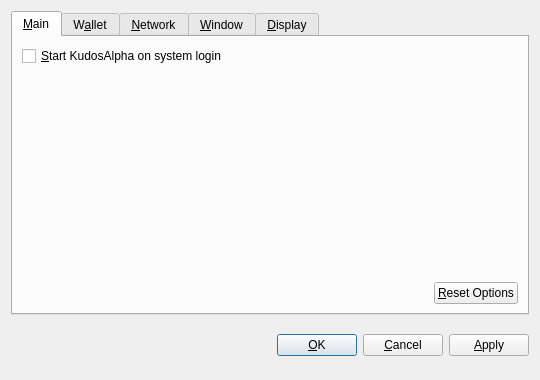
<?xml version="1.0" encoding="UTF-8"?>
<ui version="4.0">
 <class>OptionsDialog</class>
 <widget class="QDialog" name="OptionsDialog">
  <property name="geometry">
   <rect>
    <x>0</x>
    <y>0</y>
    <width>540</width>
    <height>380</height>
   </rect>
  </property>
  <property name="windowTitle">
   <string>Options</string>
  </property>
  <property name="modal">
   <bool>true</bool>
  </property>
  <layout class="QVBoxLayout" name="verticalLayout">
   <item>
    <widget class="QTabWidget" name="tabWidget">
     <property name="tabPosition">
      <enum>QTabWidget::North</enum>
     </property>
     <property name="currentIndex">
      <number>0</number>
     </property>
     <widget class="QWidget" name="tabMain">
      <attribute name="title">
       <string>&amp;Main</string>
      </attribute>
      <layout class="QVBoxLayout" name="verticalLayout_Main">
       <item>
        <widget class="QCheckBox" name="bitcoinAtStartup">
         <property name="toolTip">
          <string>Automatically start KudosAlpha after logging in to the system.</string>
         </property>
         <property name="text">
          <string>&amp;Start KudosAlpha on system login</string>
         </property>
        </widget>
       </item>
       <item>
        <spacer name="verticalSpacer_Main">
         <property name="orientation">
          <enum>Qt::Vertical</enum>
         </property>
         <property name="sizeHint" stdset="0">
          <size>
           <width>20</width>
           <height>40</height>
          </size>
         </property>
        </spacer>
       </item>
       <item>
        <layout class="QHBoxLayout" name="horizontalLayout_2_Main">
         <item>
          <spacer name="horizontalSpacer_2_Main">
           <property name="orientation">
            <enum>Qt::Horizontal</enum>
           </property>
           <property name="sizeHint" stdset="0">
            <size>
             <width>40</width>
             <height>20</height>
            </size>
           </property>
          </spacer>
         </item>
         <item>
          <widget class="QPushButton" name="resetButton">
           <property name="toolTip">
            <string>Reset all client options to default.</string>
           </property>
           <property name="text">
            <string>&amp;Reset Options</string>
           </property>
           <property name="autoDefault">
            <bool>false</bool>
           </property>
          </widget>
         </item>
        </layout>
       </item>
      </layout>
     </widget>
     <widget class="QWidget" name="tabWallet">
      <attribute name="title">
       <string>W&amp;allet</string>
      </attribute>
      <layout class="QVBoxLayout" name="verticalLayout_Network">
       <item>
        <widget class="QLabel" name="transactionFeeInfoLabel">
         <property name="text">
          <string>Optional transaction fee per kB that helps make sure your transactions are processed quickly. Most transactions are 1 kB.</string>
         </property>
         <property name="textFormat">
          <enum>Qt::PlainText</enum>
         </property>
         <property name="wordWrap">
          <bool>true</bool>
         </property>
        </widget>
       </item>
       <item>
        <layout class="QHBoxLayout" name="horizontalLayout_1_Main">
         <item>
          <widget class="QLabel" name="transactionFeeLabel">
           <property name="text">
            <string>Pay transaction &amp;fee</string>
           </property>
           <property name="textFormat">
            <enum>Qt::PlainText</enum>
           </property>
           <property name="buddy">
            <cstring>transactionFee</cstring>
           </property>
          </widget>
         </item>
         <item>
          <widget class="BitcoinAmountField" name="transactionFee"/>
         </item>
         <item>
          <spacer name="horizontalSpacer_1_Main">
           <property name="orientation">
            <enum>Qt::Horizontal</enum>
           </property>
           <property name="sizeHint" stdset="0">
            <size>
             <width>40</width>
             <height>20</height>
            </size>
           </property>
          </spacer>
         </item>
        </layout>
       </item>
       <item>
        <widget class="QLabel" name="label">
         <property name="text">
          <string>If you disable the spending of unconfirmed change, the change from a transaction cannot be used until that transaction has at least one confirmation. This also affects how your balance is computed.</string>
         </property>
         <property name="wordWrap">
          <bool>true</bool>
         </property>
        </widget>
       </item>
       <item>
        <widget class="QCheckBox" name="spendZeroConfChange">
         <property name="text">
          <string>Spend unconfirmed change  (experts only)</string>
         </property>
        </widget>
       </item>
       <item>
        <spacer name="verticalSpacer">
         <property name="orientation">
          <enum>Qt::Vertical</enum>
         </property>
         <property name="sizeHint" stdset="0">
          <size>
           <width>20</width>
           <height>40</height>
          </size>
         </property>
        </spacer>
       </item>
      </layout>
     </widget>
     <widget class="QWidget" name="tabNetwork">
      <attribute name="title">
       <string>&amp;Network</string>
      </attribute>
      <layout class="QVBoxLayout" name="verticalLayout_Network">
       <item>
        <widget class="QCheckBox" name="mapPortUpnp">
         <property name="toolTip">
          <string>Automatically open the KudosAlpha client port on the router. This only works when your router supports UPnP and it is enabled.</string>
         </property>
         <property name="text">
          <string>Map port using &amp;UPnP</string>
         </property>
        </widget>
       </item>
       <item>
        <widget class="QCheckBox" name="connectSocks">
         <property name="toolTip">
          <string>Connect to the KudosAlpha network through a SOCKS proxy (e.g. when connecting through Tor).</string>
         </property>
         <property name="text">
          <string>&amp;Connect through SOCKS proxy:</string>
         </property>
        </widget>
       </item>
       <item>
        <layout class="QHBoxLayout" name="horizontalLayout_Network">
         <item>
          <widget class="QLabel" name="proxyIpLabel">
           <property name="text">
            <string>Proxy &amp;IP:</string>
           </property>
           <property name="textFormat">
            <enum>Qt::PlainText</enum>
           </property>
           <property name="buddy">
            <cstring>proxyIp</cstring>
           </property>
          </widget>
         </item>
         <item>
          <widget class="QValidatedLineEdit" name="proxyIp">
           <property name="maximumSize">
            <size>
             <width>140</width>
             <height>16777215</height>
            </size>
           </property>
           <property name="toolTip">
            <string>IP address of the proxy (e.g. 127.0.0.1)</string>
           </property>
          </widget>
         </item>
         <item>
          <widget class="QLabel" name="proxyPortLabel">
           <property name="text">
            <string>&amp;Port:</string>
           </property>
           <property name="textFormat">
            <enum>Qt::PlainText</enum>
           </property>
           <property name="buddy">
            <cstring>proxyPort</cstring>
           </property>
          </widget>
         </item>
         <item>
          <widget class="QLineEdit" name="proxyPort">
           <property name="maximumSize">
            <size>
             <width>55</width>
             <height>16777215</height>
            </size>
           </property>
           <property name="toolTip">
            <string>Port of the proxy (e.g. 9050)</string>
           </property>
          </widget>
         </item>
         <item>
          <widget class="QLabel" name="socksVersionLabel">
           <property name="text">
            <string>SOCKS &amp;Version:</string>
           </property>
           <property name="textFormat">
            <enum>Qt::PlainText</enum>
           </property>
           <property name="buddy">
            <cstring>socksVersion</cstring>
           </property>
          </widget>
         </item>
         <item>
          <widget class="QValueComboBox" name="socksVersion">
           <property name="toolTip">
            <string>SOCKS version of the proxy (e.g. 5)</string>
           </property>
          </widget>
         </item>
         <item>
          <spacer name="horizontalSpacer_Network">
           <property name="orientation">
            <enum>Qt::Horizontal</enum>
           </property>
           <property name="sizeHint" stdset="0">
            <size>
             <width>40</width>
             <height>20</height>
            </size>
           </property>
          </spacer>
         </item>
        </layout>
       </item>
       <item>
        <spacer name="verticalSpacer_Network">
         <property name="orientation">
          <enum>Qt::Vertical</enum>
         </property>
         <property name="sizeHint" stdset="0">
          <size>
           <width>20</width>
           <height>40</height>
          </size>
         </property>
        </spacer>
       </item>
      </layout>
     </widget>
     <widget class="QWidget" name="tabWindow">
      <attribute name="title">
       <string>&amp;Window</string>
      </attribute>
      <layout class="QVBoxLayout" name="verticalLayout_Window">
       <item>
        <widget class="QCheckBox" name="minimizeToTray">
         <property name="toolTip">
          <string>Show only a tray icon after minimizing the window.</string>
         </property>
         <property name="text">
          <string>&amp;Minimize to the tray instead of the taskbar</string>
         </property>
        </widget>
       </item>
       <item>
        <widget class="QCheckBox" name="minimizeOnClose">
         <property name="toolTip">
          <string>Minimize instead of exit the application when the window is closed. When this option is enabled, the application will be closed only after selecting Quit in the menu.</string>
         </property>
         <property name="text">
          <string>M&amp;inimize on close</string>
         </property>
        </widget>
       </item>
       <item>
        <spacer name="verticalSpacer_Window">
         <property name="orientation">
          <enum>Qt::Vertical</enum>
         </property>
         <property name="sizeHint" stdset="0">
          <size>
           <width>20</width>
           <height>40</height>
          </size>
         </property>
        </spacer>
       </item>
      </layout>
     </widget>
     <widget class="QWidget" name="tabDisplay">
      <attribute name="title">
       <string>&amp;Display</string>
      </attribute>
      <layout class="QVBoxLayout" name="verticalLayout_Display">
       <item>
        <layout class="QHBoxLayout" name="horizontalLayout_1_Display">
         <item>
          <widget class="QLabel" name="langLabel">
           <property name="text">
            <string>User Interface &amp;language:</string>
           </property>
           <property name="textFormat">
            <enum>Qt::PlainText</enum>
           </property>
           <property name="buddy">
            <cstring>lang</cstring>
           </property>
          </widget>
         </item>
         <item>
          <widget class="QValueComboBox" name="lang">
           <property name="toolTip">
            <string>The user interface language can be set here. This setting will take effect after restarting KudosAlpha.</string>
           </property>
          </widget>
         </item>
        </layout>
       </item>
       <item>
        <layout class="QHBoxLayout" name="horizontalLayout_2_Display">
         <item>
          <widget class="QLabel" name="unitLabel">
           <property name="text">
            <string>&amp;Unit to show amounts in:</string>
           </property>
           <property name="textFormat">
            <enum>Qt::PlainText</enum>
           </property>
           <property name="buddy">
            <cstring>unit</cstring>
           </property>
          </widget>
         </item>
         <item>
          <widget class="QValueComboBox" name="unit">
           <property name="toolTip">
            <string>Choose the default subdivision unit to show in the interface and when sending coins.</string>
           </property>
          </widget>
         </item>
        </layout>
       </item>
       <item>
        <widget class="QCheckBox" name="displayAddresses">
         <property name="toolTip">
          <string>Whether to show KudosAlpha addresses in the transaction list or not.</string>
         </property>
         <property name="text">
          <string>&amp;Display addresses in transaction list</string>
         </property>
        </widget>
       </item>
       <item>
        <widget class="QCheckBox" name="coinControlFeatures">
         <property name="toolTip">
          <string>Whether to show coin control features or not.</string>
         </property>
         <property name="text">
          <string>Display coin &amp;control features (experts only!)</string>
         </property>
        </widget>
       </item>
       <item>
        <spacer name="verticalSpacer_Display">
         <property name="orientation">
          <enum>Qt::Vertical</enum>
         </property>
         <property name="sizeHint" stdset="0">
          <size>
           <width>20</width>
           <height>40</height>
          </size>
         </property>
        </spacer>
       </item>
      </layout>
     </widget>
    </widget>
   </item>
   <item>
    <layout class="QHBoxLayout" name="horizontalLayout_Buttons">
     <item>
      <spacer name="horizontalSpacer_1">
       <property name="orientation">
        <enum>Qt::Horizontal</enum>
       </property>
       <property name="sizeHint" stdset="0">
        <size>
         <width>40</width>
         <height>48</height>
        </size>
       </property>
      </spacer>
     </item>
     <item>
      <widget class="QLabel" name="statusLabel">
       <property name="font">
        <font>
         <weight>75</weight>
         <bold>true</bold>
        </font>
       </property>
       <property name="text">
        <string/>
       </property>
       <property name="textFormat">
        <enum>Qt::PlainText</enum>
       </property>
       <property name="wordWrap">
        <bool>true</bool>
       </property>
      </widget>
     </item>
     <item>
      <spacer name="horizontalSpacer_2">
       <property name="orientation">
        <enum>Qt::Horizontal</enum>
       </property>
       <property name="sizeHint" stdset="0">
        <size>
         <width>40</width>
         <height>48</height>
        </size>
       </property>
      </spacer>
     </item>
     <item>
      <widget class="QPushButton" name="okButton">
       <property name="text">
        <string>&amp;OK</string>
       </property>
      </widget>
     </item>
     <item>
      <widget class="QPushButton" name="cancelButton">
       <property name="text">
        <string>&amp;Cancel</string>
       </property>
       <property name="autoDefault">
        <bool>false</bool>
       </property>
      </widget>
     </item>
     <item>
      <widget class="QPushButton" name="applyButton">
       <property name="text">
        <string>&amp;Apply</string>
       </property>
       <property name="autoDefault">
        <bool>false</bool>
       </property>
      </widget>
     </item>
    </layout>
   </item>
  </layout>
 </widget>
 <customwidgets>
  <customwidget>
   <class>BitcoinAmountField</class>
   <extends>QSpinBox</extends>
   <header>bitcoinamountfield.h</header>
  </customwidget>
  <customwidget>
   <class>QValueComboBox</class>
   <extends>QComboBox</extends>
   <header>qvaluecombobox.h</header>
  </customwidget>
  <customwidget>
   <class>QValidatedLineEdit</class>
   <extends>QLineEdit</extends>
   <header>qvalidatedlineedit.h</header>
  </customwidget>
 </customwidgets>
 <resources/>
 <connections/>
</ui>
